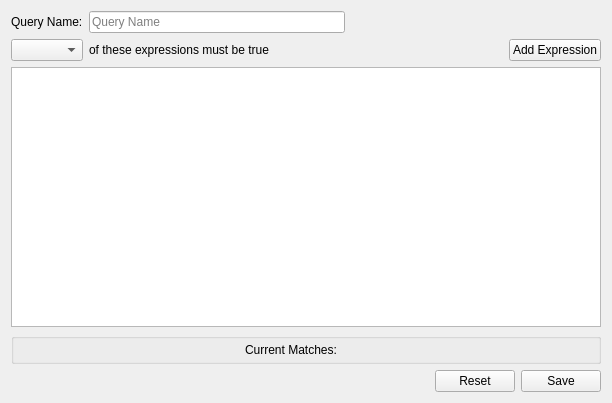
<?xml version="1.0" encoding="UTF-8"?>
<ui version="4.0">
 <class>InventoryQueryEditor</class>
 <widget class="QWidget" name="InventoryQueryEditor">
  <property name="geometry">
   <rect>
    <x>0</x>
    <y>0</y>
    <width>612</width>
    <height>403</height>
   </rect>
  </property>
  <property name="windowTitle">
   <string>Form</string>
  </property>
  <layout class="QVBoxLayout" name="verticalLayout">
   <item>
    <layout class="QHBoxLayout" name="horizontalLayout_3">
     <item>
      <widget class="QLabel" name="label">
       <property name="sizePolicy">
        <sizepolicy hsizetype="Fixed" vsizetype="Preferred">
         <horstretch>0</horstretch>
         <verstretch>0</verstretch>
        </sizepolicy>
       </property>
       <property name="text">
        <string>Query Name:</string>
       </property>
      </widget>
     </item>
     <item>
      <widget class="QLineEdit" name="name">
       <property name="maximumSize">
        <size>
         <width>300</width>
         <height>16777215</height>
        </size>
       </property>
       <property name="text">
        <string/>
       </property>
       <property name="placeholderText">
        <string>Query Name</string>
       </property>
      </widget>
     </item>
     <item>
      <spacer name="horizontalSpacer_3">
       <property name="orientation">
        <enum>Qt::Horizontal</enum>
       </property>
       <property name="sizeHint" stdset="0">
        <size>
         <width>40</width>
         <height>20</height>
        </size>
       </property>
      </spacer>
     </item>
    </layout>
   </item>
   <item>
    <layout class="QHBoxLayout" name="horizontalLayout">
     <item>
      <widget class="QComboBox" name="logicCombo"/>
     </item>
     <item>
      <widget class="QLabel" name="logicLabel">
       <property name="text">
        <string>of these expressions must be true</string>
       </property>
      </widget>
     </item>
     <item>
      <spacer name="horizontalSpacer">
       <property name="orientation">
        <enum>Qt::Horizontal</enum>
       </property>
       <property name="sizeHint" stdset="0">
        <size>
         <width>40</width>
         <height>20</height>
        </size>
       </property>
      </spacer>
     </item>
     <item>
      <widget class="QPushButton" name="addButton">
       <property name="text">
        <string>Add Expression</string>
       </property>
      </widget>
     </item>
    </layout>
   </item>
   <item>
    <widget class="StyledListView" name="expressionView">
     <property name="focusPolicy">
      <enum>Qt::NoFocus</enum>
     </property>
     <property name="editTriggers">
      <set>QAbstractItemView::NoEditTriggers</set>
     </property>
     <property name="alternatingRowColors">
      <bool>true</bool>
     </property>
     <property name="selectionMode">
      <enum>QAbstractItemView::NoSelection</enum>
     </property>
     <property name="uniformItemSizes">
      <bool>true</bool>
     </property>
    </widget>
   </item>
   <item>
    <widget class="QGroupBox" name="groupBox">
     <property name="title">
      <string/>
     </property>
     <property name="flat">
      <bool>false</bool>
     </property>
     <layout class="QHBoxLayout" name="horizontalLayout_5">
      <property name="topMargin">
       <number>0</number>
      </property>
      <property name="bottomMargin">
       <number>0</number>
      </property>
      <item>
       <spacer name="horizontalSpacer_4">
        <property name="orientation">
         <enum>Qt::Horizontal</enum>
        </property>
        <property name="sizeHint" stdset="0">
         <size>
          <width>195</width>
          <height>20</height>
         </size>
        </property>
       </spacer>
      </item>
      <item>
       <layout class="QHBoxLayout" name="horizontalLayout_4">
        <item>
         <widget class="QLabel" name="matchesLabel">
          <property name="text">
           <string>Current Matches: </string>
          </property>
         </widget>
        </item>
        <item>
         <widget class="CircularProgressIndicator" name="progress" native="true">
          <property name="minimumSize">
           <size>
            <width>20</width>
            <height>12</height>
           </size>
          </property>
         </widget>
        </item>
       </layout>
      </item>
      <item>
       <spacer name="horizontalSpacer_5">
        <property name="orientation">
         <enum>Qt::Horizontal</enum>
        </property>
        <property name="sizeHint" stdset="0">
         <size>
          <width>195</width>
          <height>20</height>
         </size>
        </property>
       </spacer>
      </item>
     </layout>
    </widget>
   </item>
   <item>
    <layout class="QHBoxLayout" name="horizontalLayout_2">
     <item>
      <spacer name="horizontalSpacer_2">
       <property name="orientation">
        <enum>Qt::Horizontal</enum>
       </property>
       <property name="sizeHint" stdset="0">
        <size>
         <width>40</width>
         <height>20</height>
        </size>
       </property>
      </spacer>
     </item>
     <item>
      <widget class="QPushButton" name="resetButton">
       <property name="text">
        <string>Reset</string>
       </property>
      </widget>
     </item>
     <item>
      <widget class="QPushButton" name="saveButton">
       <property name="text">
        <string>Save</string>
       </property>
      </widget>
     </item>
    </layout>
   </item>
  </layout>
 </widget>
 <customwidgets>
  <customwidget>
   <class>StyledListView</class>
   <extends>QListView</extends>
   <header>FileWaveGuiLib/styledlistview/styledlistview.h</header>
  </customwidget>
  <customwidget>
   <class>CircularProgressIndicator</class>
   <extends>QWidget</extends>
   <header>FileWaveGuiLib/circularprogressindicator.h</header>
   <container>1</container>
  </customwidget>
 </customwidgets>
 <tabstops>
  <tabstop>name</tabstop>
  <tabstop>logicCombo</tabstop>
  <tabstop>expressionView</tabstop>
  <tabstop>addButton</tabstop>
  <tabstop>saveButton</tabstop>
 </tabstops>
 <resources/>
 <connections/>
</ui>
